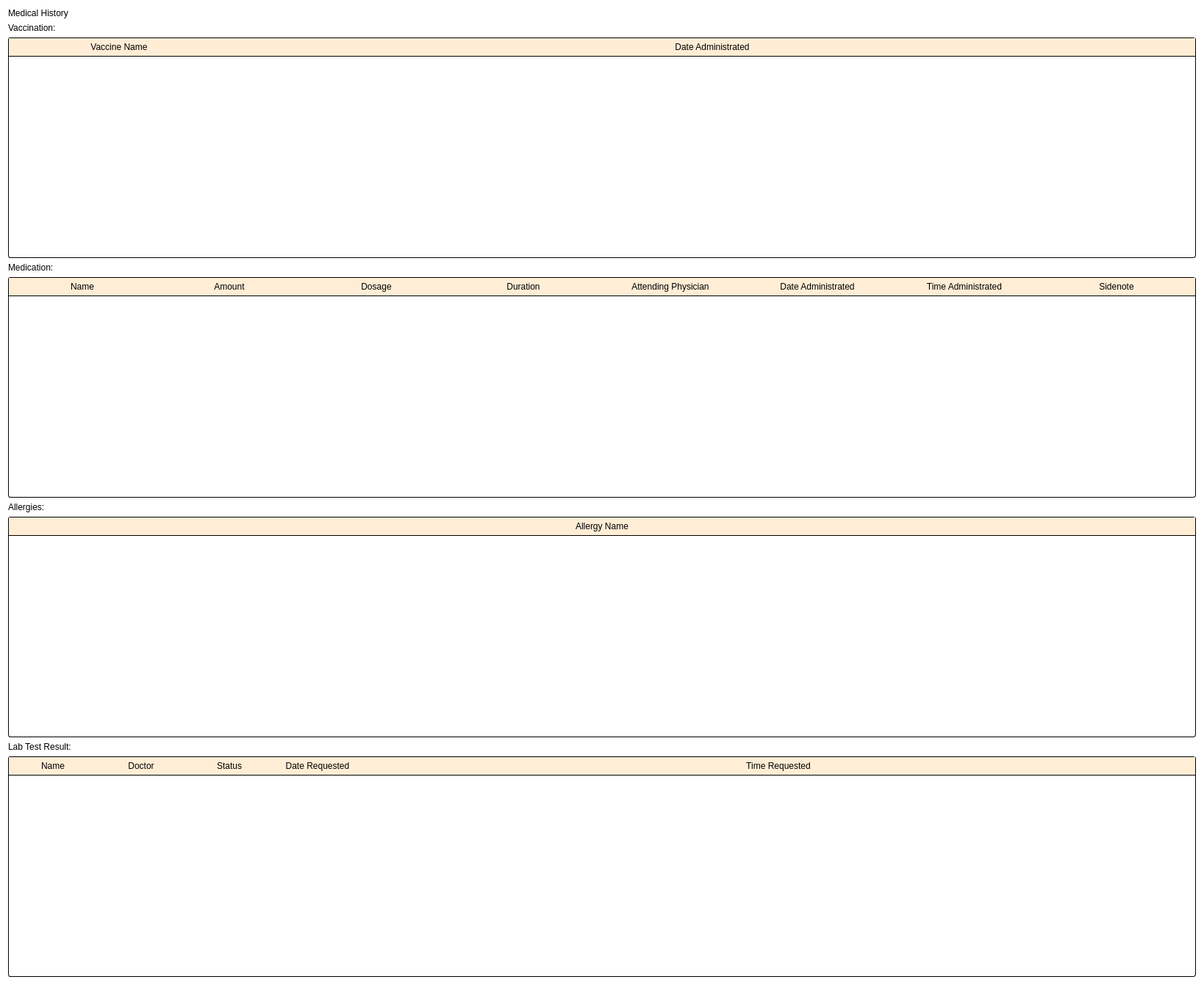
                       <widget class="QWidget" name="medical_history_widget_2" native="true">
                        <property name="styleSheet">
                         <string notr="true">background-color: rgb(255, 255, 255);</string>
                        </property>
                        <layout class="QVBoxLayout" name="verticalLayout_50">
                         <item>
                          <widget class="QLabel" name="label_medical_history_2">
                           <property name="styleSheet">
                            <string notr="true"/>
                           </property>
                           <property name="text">
                            <string>Medical History</string>
                           </property>
                          </widget>
                         </item>
                         <item>
                          <widget class="QLabel" name="label_past_treatment_7">
                           <property name="text">
                            <string>Vaccination:</string>
                           </property>
                          </widget>
                         </item>
                         <item>
                          <widget class="QTableWidget" name="vaccine_list_table_3">
                           <property name="minimumSize">
                            <size>
                             <width>0</width>
                             <height>300</height>
                            </size>
                           </property>
                           <property name="styleSheet">
                            <string notr="true">QScrollBar{
	background-color: rgb(222, 224, 224);
}
QTableWidget{
	background-color: rgb(255, 255, 255);
	border-radius: 3px;
	border: 1px solid black;
}

QHeaderView::section{
	background-color: rgb(255, 237, 213);
	border: none;
	border-bottom: 1px solid black;
	padding: 3px 5px;
}

QHeaderView::item{
	border-bottom: 1px solid black;
	background-color: rgb(255, 255, 246);
	text-align: left;
	padding-left: 3px;
}


</string>
                           </property>
                           <property name="sizeAdjustPolicy">
                            <enum>QAbstractScrollArea::AdjustToContents</enum>
                           </property>
                           <attribute name="horizontalHeaderDefaultSectionSize">
                            <number>300</number>
                           </attribute>
                           <attribute name="horizontalHeaderStretchLastSection">
                            <bool>true</bool>
                           </attribute>
                           <attribute name="verticalHeaderVisible">
                            <bool>false</bool>
                           </attribute>
                           <attribute name="verticalHeaderStretchLastSection">
                            <bool>false</bool>
                           </attribute>
                           <column>
                            <property name="text">
                             <string>Vaccine Name</string>
                            </property>
                           </column>
                           <column>
                            <property name="text">
                             <string>Date Administrated</string>
                            </property>
                           </column>
                          </widget>
                         </item>
                         <item>
                          <widget class="QLabel" name="label_past_treatment_8">
                           <property name="text">
                            <string>Medication:</string>
                           </property>
                          </widget>
                         </item>
                         <item>
                          <widget class="QTableWidget" name="medication_list_table_3">
                           <property name="minimumSize">
                            <size>
                             <width>0</width>
                             <height>300</height>
                            </size>
                           </property>
                           <property name="styleSheet">
                            <string notr="true">QScrollBar{
	background-color: rgb(222, 224, 224);
}
QTableWidget{
	background-color: rgb(255, 255, 255);
	border-radius: 3px;
	border: 1px solid black;
}

QHeaderView::section{
	background-color: rgb(255, 237, 213);
	border: none;
	border-bottom: 1px solid black;
	padding: 3px 5px;
}

QHeaderView::item{
	border-bottom: 1px solid black;
	background-color: rgb(255, 255, 246);
	text-align: left;
	padding-left: 3px;
}


</string>
                           </property>
                           <property name="sizeAdjustPolicy">
                            <enum>QAbstractScrollArea::AdjustToContents</enum>
                           </property>
                           <attribute name="horizontalHeaderDefaultSectionSize">
                            <number>200</number>
                           </attribute>
                           <attribute name="horizontalHeaderStretchLastSection">
                            <bool>true</bool>
                           </attribute>
                           <attribute name="verticalHeaderVisible">
                            <bool>false</bool>
                           </attribute>
                           <attribute name="verticalHeaderStretchLastSection">
                            <bool>false</bool>
                           </attribute>
                           <column>
                            <property name="text">
                             <string>Name</string>
                            </property>
                           </column>
                           <column>
                            <property name="text">
                             <string>Amount</string>
                            </property>
                           </column>
                           <column>
                            <property name="text">
                             <string>Dosage</string>
                            </property>
                           </column>
                           <column>
                            <property name="text">
                             <string>Duration</string>
                            </property>
                           </column>
                           <column>
                            <property name="text">
                             <string>Attending Physician</string>
                            </property>
                           </column>
                           <column>
                            <property name="text">
                             <string>Date Administrated</string>
                            </property>
                           </column>
                           <column>
                            <property name="text">
                             <string>Time Administrated</string>
                            </property>
                           </column>
                           <column>
                            <property name="text">
                             <string>Sidenote</string>
                            </property>
                           </column>
                          </widget>
                         </item>
                         <item>
                          <widget class="QLabel" name="label_allergies_2">
                           <property name="text">
                            <string>Allergies:</string>
                           </property>
                          </widget>
                         </item>
                         <item>
                          <widget class="QTableWidget" name="allergy_list_table_3">
                           <property name="minimumSize">
                            <size>
                             <width>0</width>
                             <height>300</height>
                            </size>
                           </property>
                           <property name="styleSheet">
                            <string notr="true">QScrollBar{
	background-color: rgb(222, 224, 224);
}
QTableWidget{
	background-color: rgb(255, 255, 255);
	border-radius: 3px;
	border: 1px solid black;
}

QHeaderView::section{
	background-color: rgb(255, 237, 213);
	border: none;
	border-bottom: 1px solid black;
	padding: 3px 5px;
}

QHeaderView::item{
	border-bottom: 1px solid black;
	background-color: rgb(255, 255, 246);
	text-align: left;
	padding-left: 3px;
}


</string>
                           </property>
                           <property name="sizeAdjustPolicy">
                            <enum>QAbstractScrollArea::AdjustToContents</enum>
                           </property>
                           <attribute name="horizontalHeaderStretchLastSection">
                            <bool>true</bool>
                           </attribute>
                           <attribute name="verticalHeaderVisible">
                            <bool>false</bool>
                           </attribute>
                           <column>
                            <property name="text">
                             <string>Allergy Name</string>
                            </property>
                           </column>
                          </widget>
                         </item>
                         <item>
                          <widget class="QLabel" name="label_past_treatment_6">
                           <property name="text">
                            <string>Lab Test Result:</string>
                           </property>
                          </widget>
                         </item>
                         <item>
                          <widget class="QTableWidget" name="lab_test_list_table_3">
                           <property name="minimumSize">
                            <size>
                             <width>0</width>
                             <height>300</height>
                            </size>
                           </property>
                           <property name="styleSheet">
                            <string notr="true">QScrollBar{
	background-color: rgb(222, 224, 224);
}
QTableWidget{
	background-color: rgb(255, 255, 255);
	border-radius: 3px;
	border: 1px solid black;
}

QHeaderView::section{
	background-color: rgb(255, 237, 213);
	border: none;
	border-bottom: 1px solid black;
	padding: 3px 5px;
}

QHeaderView::item{
	border-bottom: 1px solid black;
	background-color: rgb(255, 255, 246);
	text-align: left;
	padding-left: 3px;
}


</string>
                           </property>
                           <attribute name="horizontalHeaderDefaultSectionSize">
                            <number>120</number>
                           </attribute>
                           <attribute name="horizontalHeaderStretchLastSection">
                            <bool>true</bool>
                           </attribute>
                           <attribute name="verticalHeaderVisible">
                            <bool>false</bool>
                           </attribute>
                           <column>
                            <property name="text">
                             <string>Name</string>
                            </property>
                           </column>
                           <column>
                            <property name="text">
                             <string>Doctor</string>
                            </property>
                           </column>
                           <column>
                            <property name="text">
                             <string>Status</string>
                            </property>
                           </column>
                           <column>
                            <property name="text">
                             <string>Date Requested</string>
                            </property>
                           </column>
                           <column>
                            <property name="text">
                             <string>Time Requested</string>
                            </property>
                           </column>
                          </widget>
                         </item>
                        </layout>
                       </widget>
